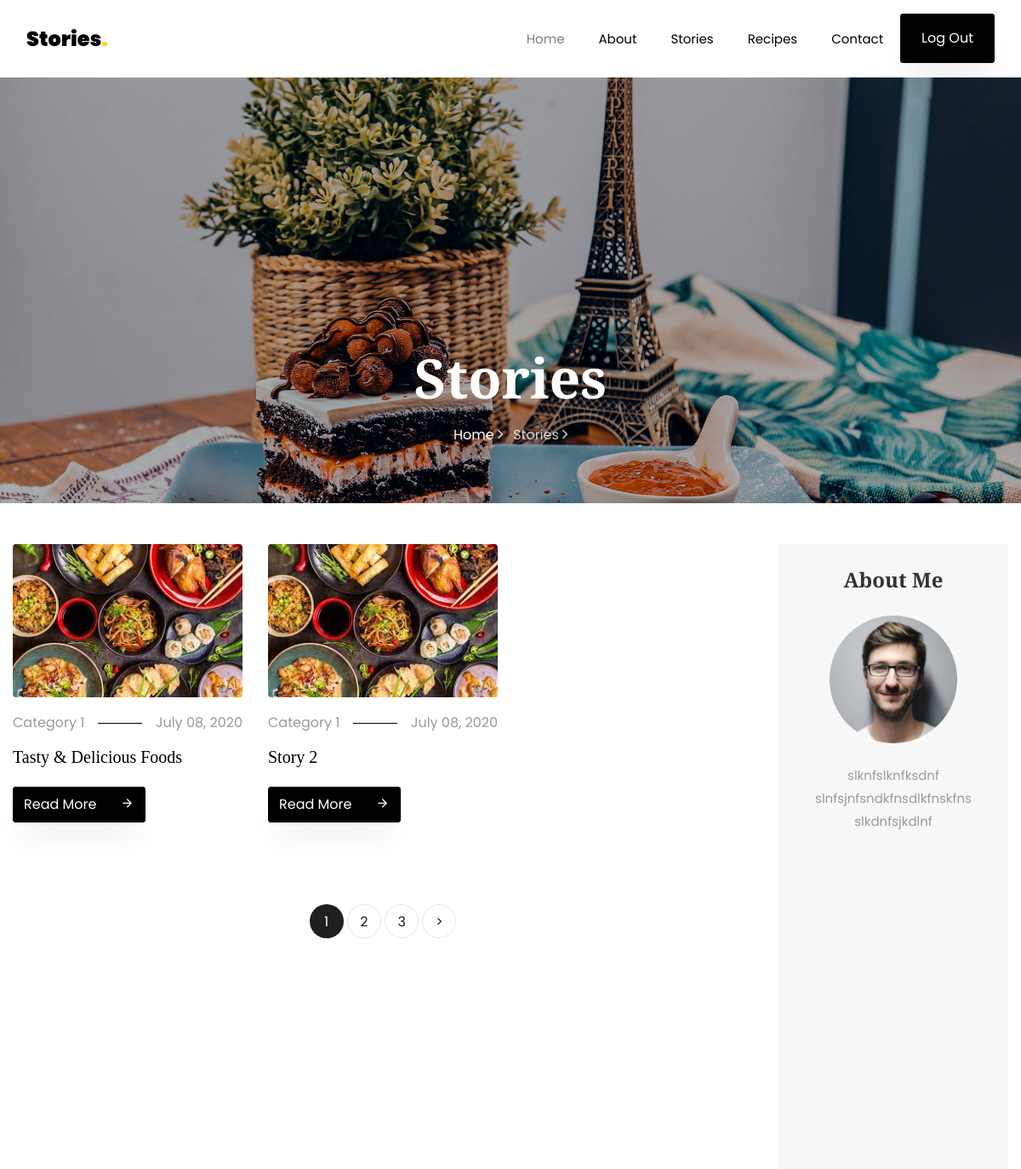
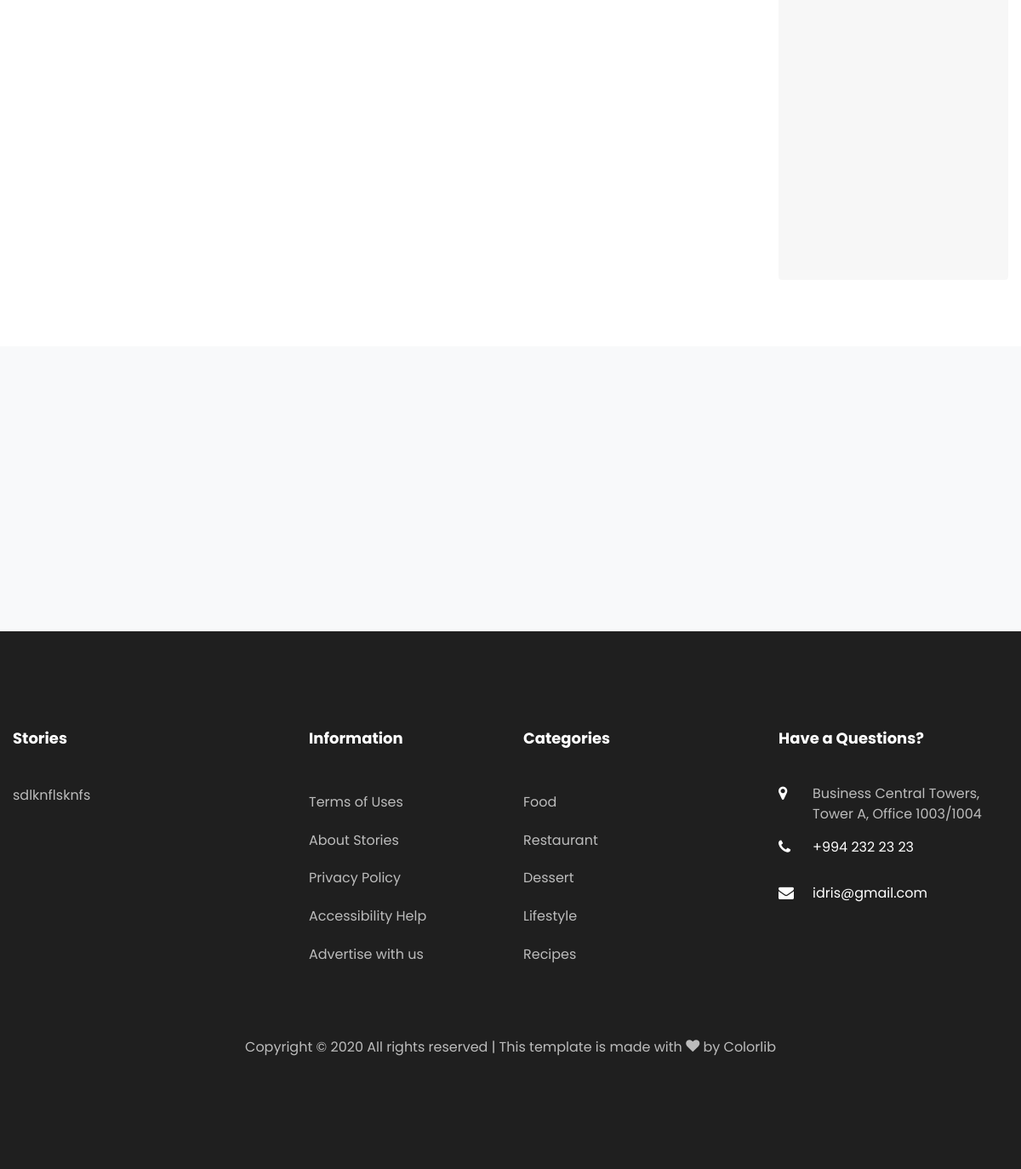
Page /stories/ (signed in) on the committed database (2 pictures, top to bottom).
### stories/models.py (models this page shows, shortened)
class Story(models.Model):
    tags = models.ManyToManyField(Tag, related_name='stories')
    title = models.CharField(max_length=255)
    image = models.ImageField(upload_to='recipes/')
    long_description = RichTextField(null=True, blank=True)
    category = models.ForeignKey(Category, on_delete=models.CASCADE)
    author = models.ForeignKey(User, on_delete=models.CASCADE)
    created_at = models.DateTimeField(auto_now_add=True)
    updated_at = models.DateTimeField(auto_now=True)
    class Meta:
        verbose_name = "Hekaye"
        verbose_name_plural = "Hekayeler"
        ordering = 'created_at',

class Category(models.Model):
    title = models.CharField('Title', max_length=50)
    image = models.ImageField('Şəkil', upload_to="categories/")
    created_at = models.DateTimeField(auto_now_add=True)
    updated_at = models.DateTimeField(auto_now=True)
    class Meta:
        verbose_name = 'Kateqoriya'
        verbose_name_plural = 'Kateqoriyalar'

class About(models.Model):
    title = models.CharField('Title', max_length=50)
    phone_number = models.CharField('Phone Number', max_length=20)
    location = models.CharField('Location', max_length=50)
    email = models.EmailField('Email', max_length=30)
    description = models.TextField('Description')
    daily_visitors = models.PositiveIntegerField('Daile Visitors',)
    facebook_page_url = models.URLField('Facebook page url')
    instagram_page_url = models.URLField('Instagram page url')
    twitter_page_url = models.URLField('Twitter page url')
    class Meta:
        verbose_name = 'About Site Information'
        verbose_name_plural = 'About Site Informations'

### accounts/models.py (models this page shows)
class User(AbstractUser):
    image = models.ImageField('Image', upload_to='user_images', null=True, blank=True)
    bio = models.TextField('Bio', null=True, blank=True)

### stories/views.py (the view)
# urls.py: path('stories/', StoryList.as_view(), name="stories"),
class StoryList(ListView):
    model = Story
    template_name = 'stories.html'
    paginate_by = 2

### stories/templatetags/custom_tags.py (called while the page is built)
@register.simple_tag
def get_about_info():
    return About.objects.last()

@register.simple_tag
def get_subscriber_form():
    return SubscriberForm()

### stories/templates/stories.html (shortened to what this page needs)
{% extends 'base.html' %}
{% load static %}
{% block content %}
<section class="hero-wrap hero-wrap-2" style="background-image: url('{% static 'images/bg_4.jpg' %}');">
    <div class="overlay"></div>
    <div class="container">
        <div class="row no-gutters slider-text align-items-end justify-content-center">
            <div class="col-md-9 ftco-animate pb-5 text-center">
                <h1 class="mb-3 bread">Stories</h1>
                <p class="breadcrumbs"><span class="mr-2"><a href="index.html">Home <i
                        class="ion-ios-arrow-forward"></i></a></span> <span>Stories <i
                        class="ion-ios-arrow-forward"></i></span>
                </p>
            </div>
        </div>
    </div>
</section>
<section class="ftco-section">
    <div class="container">
        <div class="row">
            <div class="col-lg-9">
                <div class="row">
                    {% for story in story_list %}
                    <div class="col-md-4 ftco-animate">
                        <div class="blog-entry">
                            <a href="single.html" class="img-2"><img src="{{ story.image.url }}" class="img-fluid"
                                                                     alt="Colorlib Template"></a>
                            <div class="text pt-3">
                                <p class="meta d-flex"><span class="pr-3">{{story.category.title}}</span><span class="ml-auto pl-3">{{story.created_at|date:"F d, Y"}}</span>
                                </p>
                                <h3><a href="single.html">{{story.title}}</a></h3>
                                <p class="mb-0"><a href="single.html" class="btn btn-black py-2">Read More <span
                                        class="icon-arrow_forward ml-4"></span></a></p>
                            </div>
                        </div>
                    </div>
                    {% endfor %}
                </div>
                <div class="row mt-5">
                    <div class="col text-center">
                        <div class="block-27">
                            <ul>
                                {% for i in page_obj.paginator.page_range %}
                                    {% if i == page_obj.number %}
                                        <li class="active"><span>{{i}}</span></li>
                                    {% else %}
                                        <li><a href="?page={{i}}">{{i}}</a></li>
                                    {% endif %}
                                {% endfor %}
                                {% if page_obj.has_next %}
                                    <li><a href="?page={{ page_obj.next_page_number }}">&gt;</a></li>
                                {% endif %}
                            </ul>
                        </div>
                    </div>
                </div>
            </div>
            <div class="col-lg-3">
                <div class="sidebar-wrap">
                    {% if request.user.is_authenticated %}
                        {% include 'includes/user_bio.html' %}
                    {% endif %}
                </div>
            </div>
        </div>
    </div>
</section>
{% endblock %}

### stories/templates/base.html (shortened to what this page needs)
<!DOCTYPE html>
{% load static custom_tags %}
<html lang="en">
<head>
    <link rel="stylesheet" href="{% static 'css/open-iconic-bootstrap.min.css' %}">
    <link rel="stylesheet" href="{% static 'css/animate.css' %}">
    <link rel="stylesheet" href="{% static 'css/owl.carousel.min.css' %}">
    <link rel="stylesheet" href="{% static 'css/owl.theme.default.min.css' %}">
    <link rel="stylesheet" href="{% static 'css/magnific-popup.css' %}">
    <link rel="stylesheet" href="{% static 'css/aos.css' %}">
    <link rel="stylesheet" href="{% static 'css/ionicons.min.css' %}">
    <link rel="stylesheet" href="{% static 'css/flaticon.css' %}">
    <link rel="stylesheet" href="{% static 'css/icomoon.css' %}">
    <link rel="stylesheet" href="{% static 'css/style.css' %}">
    <link rel="stylesheet" href="{% static 'css/custom.css' %}">
</head>
<body>
    {% include 'includes/navbar.html' %}
    {% block content %}
    {% endblock %}
    <section class="ftco-subscribe ftco-section bg-light">
        <div class="overlay">
            <div class="container">
                <div class="row d-flex justify-content-center">
                                    {% get_subscriber_form as form %}
                </div>
            </div>
        </div>
    </section>
    {% include 'includes/footer.html' %}
</body>
</html>

### stories/templates/includes/navbar.html (shortened to what this page needs)
<nav class="navbar navbar-expand-lg navbar-dark bg-dark ftco-navbar-light" id="ftco-navbar">
    <div class="container">
        <a class="navbar-brand" href="index.html">Stories<span>.</span></a>
        <div class="collapse navbar-collapse" id="ftco-nav">
            <ul class="navbar-nav ml-auto">
                <li class="nav-item active"><a href="{% url 'home' %}" class="nav-link">Home</a></li>
                <li class="nav-item"><a href="{% url 'about' %}" class="nav-link">About</a></li>
                <li class="nav-item"><a href="{% url 'stories' %}" class="nav-link">Stories</a></li>
                <li class="nav-item"><a href="{% url 'recipes' %}" class="nav-link">Recipes</a></li>
                <li class="nav-item"><a href="{% url 'contact' %}" class="nav-link">Contact</a></li>
                {% if request.user.is_authenticated %}
                    <li><a href="{% url 'logout' %}" class="btn btn-black px-3 px-md-4 py-3">Log Out</a></li>
                {% else %}
                    <li><a href="{% url 'login' %}" class="btn btn-black px-3 px-md-4 py-3">Sign in</a></li>
                {% endif %}
            </ul>
        </div>
    </div>
</nav>

### stories/templates/includes/user_bio.html
{% load static %}
<div class="sidebar-box p-4 about text-center ftco-animate">
    <h2 class="heading mb-4">About Me</h2>
    <img src="{{request.user.image.url}}" class="img-fluid" alt="Colorlib Template">
    <div class="text pt-4">
        <p>{{request.user.bio}}</p>
    </div>
</div>

### stories/templates/includes/footer.html (shortened to what this page needs)
{% load custom_tags %}
{% get_about_info as about_info %}
<footer class="ftco-footer ftco-footer-2 ftco-section">
    <div class="container">
        <div class="row mb-5">
            <div class="col-md">
                <div class="ftco-footer-widget mb-4">
                    <h2 class="ftco-heading-2">Stories</h2>
                    <p>{{about_info.description}}</p>
                    <ul class="ftco-footer-social list-unstyled float-md-left float-lft mt-5">
                    </ul>
                </div>
            </div>
            <div class="col-md">
                <div class="ftco-footer-widget mb-4 ml-md-5">
                    <h2 class="ftco-heading-2">Information</h2>
                    <ul class="list-unstyled">
                        <li><a href="#" class="py-2 d-block">Terms of Uses</a></li>
                        <li><a href="#" class="py-2 d-block">About Stories</a></li>
                        <li><a href="#" class="py-2 d-block">Privacy Policy</a></li>
                        <li><a href="#" class="py-2 d-block">Accessibility Help</a></li>
                        <li><a href="#" class="py-2 d-block">Advertise with us</a></li>
                    </ul>
                </div>
            </div>
            <div class="col-md">
                <div class="ftco-footer-widget mb-4">
                    <h2 class="ftco-heading-2">Categories</h2>
                    <ul class="list-unstyled">
                        <li><a href="#" class="py-2 d-block">Food</a></li>
                        <li><a href="#" class="py-2 d-block">Restaurant</a></li>
                        <li><a href="#" class="py-2 d-block">Dessert</a></li>
                        <li><a href="#" class="py-2 d-block">Lifestyle</a></li>
                        <li><a href="#" class="py-2 d-block">Recipes</a></li>
                    </ul>
                </div>
            </div>
            <div class="col-md">
                <div class="ftco-footer-widget mb-4">
                    <h2 class="ftco-heading-2">Have a Questions?</h2>
                    <div class="block-23 mb-3">
                        <ul>
                            <li><span class="icon icon-map-marker"></span><span class="text">{{about_info.location}}</span>
                            </li>
                            <li><a href="#"><span class="icon icon-phone"></span><span
                                class="text">{{about_info.phone_number}}</span></a></li>
                            <li><a href="#"><span class="icon icon-envelope"></span><span class="text">{{about_info.email}}</span></a>
                            </li>
                        </ul>
                    </div>
                </div>
            </div>
        </div>
        <div class="row">
            <div class="col-md-12 text-center">
                <p>
                    Copyright &copy;
                    All rights reserved | This template is made with <i class="icon-heart color-danger" aria-hidden="true"></i> by <a href="https://colorlib.com" target="_blank">Colorlib</a>
                </p>
            </div>
        </div>
    </div>
</footer>

### static/css/icomoon.css (style rules this page uses)
[class^="icon-"], [class*=" icon-"] { font-family: 'icomoon' !important; speak: none; font-style: normal; font-weight: normal; font-variant: normal; text-transform: none; line-height: 1; -webkit-font-smoothing: antialiased; -moz-osx-font-smoothing: grayscale; }
.icon-heart:before { content: "\f004"; }
.icon-map-marker:before { content: "\f041"; }
.icon-phone:before { content: "\f095"; }
.icon-envelope:before { content: "\f0e0"; }
.icon-arrow_forward:before { content: "\e5c8"; }

### rows in the picture
Story: image (picture), category "Category 1", created_at "July 08, 2020", title "Tasty & Delicious Foods"
Story: image (picture), category "Category 1", created_at "July 08, 2020", title "Story 2"
User: user.image (picture), user.bio "slknfslknfksdnf slnfsjnfsndkfnsdlkfnskfns slkdnfsjkdlnf"
About: description "sdlknflsknfs", location "Business Central Towers, Tower A, Office 1003/1004", phone_number "+994 232 23 23", email "idris@gmail.com"

### other values in the picture
{{ i }} "1"
{{ i }} "2" "3"
